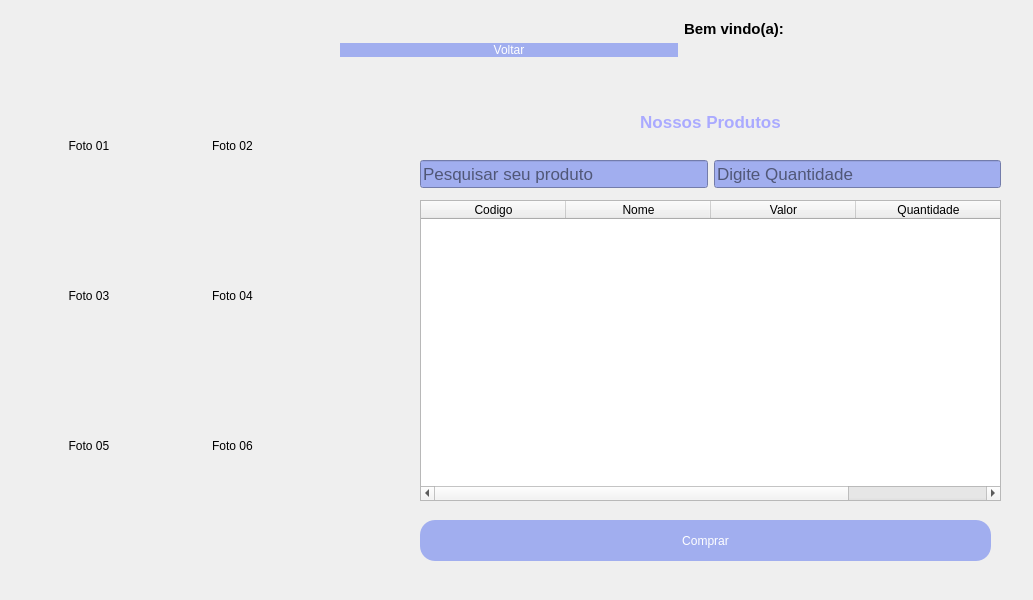
<?xml version="1.0" encoding="UTF-8"?>
<ui version="4.0">
 <class>Dialog</class>
 <widget class="QDialog" name="Dialog">
  <property name="geometry">
   <rect>
    <x>0</x>
    <y>0</y>
    <width>1033</width>
    <height>600</height>
   </rect>
  </property>
  <property name="windowTitle">
   <string>Dialog</string>
  </property>
  <widget class="QLabel" name="label">
   <property name="enabled">
    <bool>true</bool>
   </property>
   <property name="geometry">
    <rect>
     <x>-10</x>
     <y>-90</y>
     <width>1041</width>
     <height>691</height>
    </rect>
   </property>
   <property name="autoFillBackground">
    <bool>false</bool>
   </property>
   <property name="text">
    <string/>
   </property>
   <property name="textFormat">
    <enum>Qt::AutoText</enum>
   </property>
   <property name="pixmap">
    <pixmap>Background_registro.png</pixmap>
   </property>
   <property name="scaledContents">
    <bool>true</bool>
   </property>
  </widget>
  <widget class="QLabel" name="label_2">
   <property name="geometry">
    <rect>
     <x>40</x>
     <y>30</y>
     <width>271</width>
     <height>41</height>
    </rect>
   </property>
   <property name="text">
    <string/>
   </property>
   <property name="pixmap">
    <pixmap>logo ILLUSTRIOUSTOCK.png</pixmap>
   </property>
   <property name="scaledContents">
    <bool>true</bool>
   </property>
  </widget>
  <widget class="QWidget" name="horizontalLayoutWidget">
   <property name="geometry">
    <rect>
     <x>340</x>
     <y>10</y>
     <width>681</width>
     <height>81</height>
    </rect>
   </property>
   <layout class="QHBoxLayout" name="horizontalLayout_2">
    <item>
     <widget class="QPushButton" name="pushButton">
      <property name="acceptDrops">
       <bool>false</bool>
      </property>
      <property name="autoFillBackground">
       <bool>false</bool>
      </property>
      <property name="styleSheet">
       <string notr="true">background-color: rgb(161, 174, 239);
color: rgb(255, 255, 255);
border-style: outset;
border-with: 2px;
</string>
      </property>
      <property name="text">
       <string>Voltar</string>
      </property>
      <property name="checkable">
       <bool>false</bool>
      </property>
      <property name="flat">
       <bool>false</bool>
      </property>
     </widget>
    </item>
    <item>
     <layout class="QVBoxLayout" name="verticalLayout">
      <item>
       <widget class="QLabel" name="label_6">
        <property name="font">
         <font>
          <pointsize>11</pointsize>
          <weight>75</weight>
          <italic>false</italic>
          <bold>true</bold>
          <underline>false</underline>
          <strikeout>false</strikeout>
          <kerning>true</kerning>
         </font>
        </property>
        <property name="layoutDirection">
         <enum>Qt::LeftToRight</enum>
        </property>
        <property name="text">
         <string>&lt;html&gt;&lt;head/&gt;&lt;body&gt;&lt;p&gt;Bem vindo(a):&lt;/p&gt;&lt;/body&gt;&lt;/html&gt;</string>
        </property>
        <property name="alignment">
         <set>Qt::AlignLeading|Qt::AlignLeft|Qt::AlignVCenter</set>
        </property>
       </widget>
      </item>
      <item>
       <widget class="QLabel" name="label_7">
        <property name="font">
         <font>
          <pointsize>11</pointsize>
          <weight>75</weight>
          <italic>false</italic>
          <bold>true</bold>
          <underline>false</underline>
          <strikeout>false</strikeout>
          <kerning>true</kerning>
         </font>
        </property>
        <property name="layoutDirection">
         <enum>Qt::LeftToRight</enum>
        </property>
        <property name="text">
         <string>&lt;html&gt;&lt;head/&gt;&lt;body&gt;&lt;p&gt;&lt;br/&gt;&lt;/p&gt;&lt;/body&gt;&lt;/html&gt;</string>
        </property>
        <property name="alignment">
         <set>Qt::AlignLeading|Qt::AlignLeft|Qt::AlignVCenter</set>
        </property>
       </widget>
      </item>
     </layout>
    </item>
   </layout>
  </widget>
  <widget class="QLabel" name="label_3">
   <property name="geometry">
    <rect>
     <x>470</x>
     <y>110</y>
     <width>481</width>
     <height>25</height>
    </rect>
   </property>
   <property name="font">
    <font>
     <pointsize>13</pointsize>
     <weight>75</weight>
     <italic>false</italic>
     <bold>true</bold>
     <underline>false</underline>
     <strikeout>false</strikeout>
     <kerning>true</kerning>
    </font>
   </property>
   <property name="text">
    <string>&lt;html&gt;&lt;head/&gt;&lt;body&gt;&lt;p&gt;&lt;span style=&quot; color:#aaaaff;&quot;&gt;Nossos Produtos&lt;/span&gt;&lt;/p&gt;&lt;/body&gt;&lt;/html&gt;</string>
   </property>
   <property name="alignment">
    <set>Qt::AlignCenter</set>
   </property>
  </widget>
  <widget class="QTableWidget" name="tableWidget">
   <property name="geometry">
    <rect>
     <x>420</x>
     <y>200</y>
     <width>581</width>
     <height>301</height>
    </rect>
   </property>
   <property name="styleSheet">
    <string notr="true"/>
   </property>
   <attribute name="horizontalHeaderDefaultSectionSize">
    <number>145</number>
   </attribute>
   <column>
    <property name="text">
     <string>Codigo</string>
    </property>
   </column>
   <column>
    <property name="text">
     <string>Nome</string>
    </property>
   </column>
   <column>
    <property name="text">
     <string>Valor</string>
    </property>
   </column>
   <column>
    <property name="text">
     <string>Quantidade</string>
    </property>
   </column>
  </widget>
  <widget class="QPushButton" name="pushButton_6">
   <property name="geometry">
    <rect>
     <x>420</x>
     <y>520</y>
     <width>571</width>
     <height>41</height>
    </rect>
   </property>
   <property name="styleSheet">
    <string notr="true">background-color: rgb(161, 174, 239);
color: rgb(255, 255, 255);
border-style: outset;
border-with: 2px;
border-radius: 15px;
border-color:black;</string>
   </property>
   <property name="text">
    <string>Comprar</string>
   </property>
   <property name="icon">
    <iconset>
     <normaloff>box.png</normaloff>box.png</iconset>
   </property>
  </widget>
  <widget class="QLabel" name="label_4">
   <property name="geometry">
    <rect>
     <x>30</x>
     <y>150</y>
     <width>121</width>
     <height>121</height>
    </rect>
   </property>
   <property name="text">
    <string/>
   </property>
   <property name="pixmap">
    <pixmap>box (1).png</pixmap>
   </property>
   <property name="scaledContents">
    <bool>true</bool>
   </property>
  </widget>
  <widget class="QLabel" name="label_10">
   <property name="geometry">
    <rect>
     <x>170</x>
     <y>160</y>
     <width>121</width>
     <height>121</height>
    </rect>
   </property>
   <property name="text">
    <string/>
   </property>
   <property name="pixmap">
    <pixmap>rolex.jpg</pixmap>
   </property>
   <property name="scaledContents">
    <bool>true</bool>
   </property>
  </widget>
  <widget class="QLabel" name="label_11">
   <property name="geometry">
    <rect>
     <x>30</x>
     <y>310</y>
     <width>121</width>
     <height>121</height>
    </rect>
   </property>
   <property name="text">
    <string/>
   </property>
   <property name="pixmap">
    <pixmap>images.jpg</pixmap>
   </property>
   <property name="scaledContents">
    <bool>true</bool>
   </property>
  </widget>
  <widget class="QLabel" name="label_12">
   <property name="geometry">
    <rect>
     <x>170</x>
     <y>310</y>
     <width>121</width>
     <height>121</height>
    </rect>
   </property>
   <property name="text">
    <string/>
   </property>
   <property name="pixmap">
    <pixmap>box (1).png</pixmap>
   </property>
   <property name="scaledContents">
    <bool>true</bool>
   </property>
  </widget>
  <widget class="QLabel" name="label_13">
   <property name="geometry">
    <rect>
     <x>30</x>
     <y>450</y>
     <width>121</width>
     <height>121</height>
    </rect>
   </property>
   <property name="text">
    <string/>
   </property>
   <property name="pixmap">
    <pixmap>box (1).png</pixmap>
   </property>
   <property name="scaledContents">
    <bool>true</bool>
   </property>
  </widget>
  <widget class="QLabel" name="label_14">
   <property name="geometry">
    <rect>
     <x>170</x>
     <y>450</y>
     <width>121</width>
     <height>121</height>
    </rect>
   </property>
   <property name="text">
    <string/>
   </property>
   <property name="pixmap">
    <pixmap>box (1).png</pixmap>
   </property>
   <property name="scaledContents">
    <bool>true</bool>
   </property>
  </widget>
  <widget class="QWidget" name="horizontalLayoutWidget_2">
   <property name="geometry">
    <rect>
     <x>20</x>
     <y>130</y>
     <width>281</width>
     <height>31</height>
    </rect>
   </property>
   <layout class="QHBoxLayout" name="horizontalLayout">
    <item>
     <widget class="QLabel" name="label_8">
      <property name="layoutDirection">
       <enum>Qt::LeftToRight</enum>
      </property>
      <property name="text">
       <string>Foto 01</string>
      </property>
      <property name="alignment">
       <set>Qt::AlignCenter</set>
      </property>
     </widget>
    </item>
    <item>
     <widget class="QLabel" name="label_20">
      <property name="text">
       <string>Foto 02</string>
      </property>
      <property name="alignment">
       <set>Qt::AlignCenter</set>
      </property>
     </widget>
    </item>
   </layout>
  </widget>
  <widget class="QWidget" name="horizontalLayoutWidget_3">
   <property name="geometry">
    <rect>
     <x>20</x>
     <y>280</y>
     <width>281</width>
     <height>31</height>
    </rect>
   </property>
   <layout class="QHBoxLayout" name="horizontalLayout_3">
    <item>
     <widget class="QLabel" name="label_9">
      <property name="layoutDirection">
       <enum>Qt::LeftToRight</enum>
      </property>
      <property name="text">
       <string>Foto 03</string>
      </property>
      <property name="alignment">
       <set>Qt::AlignCenter</set>
      </property>
     </widget>
    </item>
    <item>
     <widget class="QLabel" name="label_15">
      <property name="text">
       <string>Foto 04</string>
      </property>
      <property name="alignment">
       <set>Qt::AlignCenter</set>
      </property>
     </widget>
    </item>
   </layout>
  </widget>
  <widget class="QWidget" name="horizontalLayoutWidget_4">
   <property name="geometry">
    <rect>
     <x>20</x>
     <y>430</y>
     <width>281</width>
     <height>31</height>
    </rect>
   </property>
   <layout class="QHBoxLayout" name="horizontalLayout_4">
    <item>
     <widget class="QLabel" name="label_16">
      <property name="layoutDirection">
       <enum>Qt::LeftToRight</enum>
      </property>
      <property name="text">
       <string>Foto 05</string>
      </property>
      <property name="alignment">
       <set>Qt::AlignCenter</set>
      </property>
     </widget>
    </item>
    <item>
     <widget class="QLabel" name="label_17">
      <property name="text">
       <string>Foto 06</string>
      </property>
      <property name="alignment">
       <set>Qt::AlignCenter</set>
      </property>
     </widget>
    </item>
   </layout>
  </widget>
  <widget class="QWidget" name="horizontalLayoutWidget_5">
   <property name="geometry">
    <rect>
     <x>420</x>
     <y>149</y>
     <width>581</width>
     <height>51</height>
    </rect>
   </property>
   <layout class="QHBoxLayout" name="horizontalLayout_5">
    <item>
     <widget class="QLineEdit" name="lineEdit_2">
      <property name="font">
       <font>
        <pointsize>13</pointsize>
       </font>
      </property>
      <property name="styleSheet">
       <string notr="true">background-color: rgb(161, 174, 239);</string>
      </property>
      <property name="placeholderText">
       <string>Pesquisar seu produto</string>
      </property>
     </widget>
    </item>
    <item>
     <widget class="QLineEdit" name="lineEdit_3">
      <property name="font">
       <font>
        <pointsize>13</pointsize>
       </font>
      </property>
      <property name="styleSheet">
       <string notr="true">background-color: rgb(161, 174, 239);</string>
      </property>
      <property name="placeholderText">
       <string>Digite Quantidade</string>
      </property>
     </widget>
    </item>
   </layout>
  </widget>
 </widget>
 <resources/>
 <connections/>
</ui>
